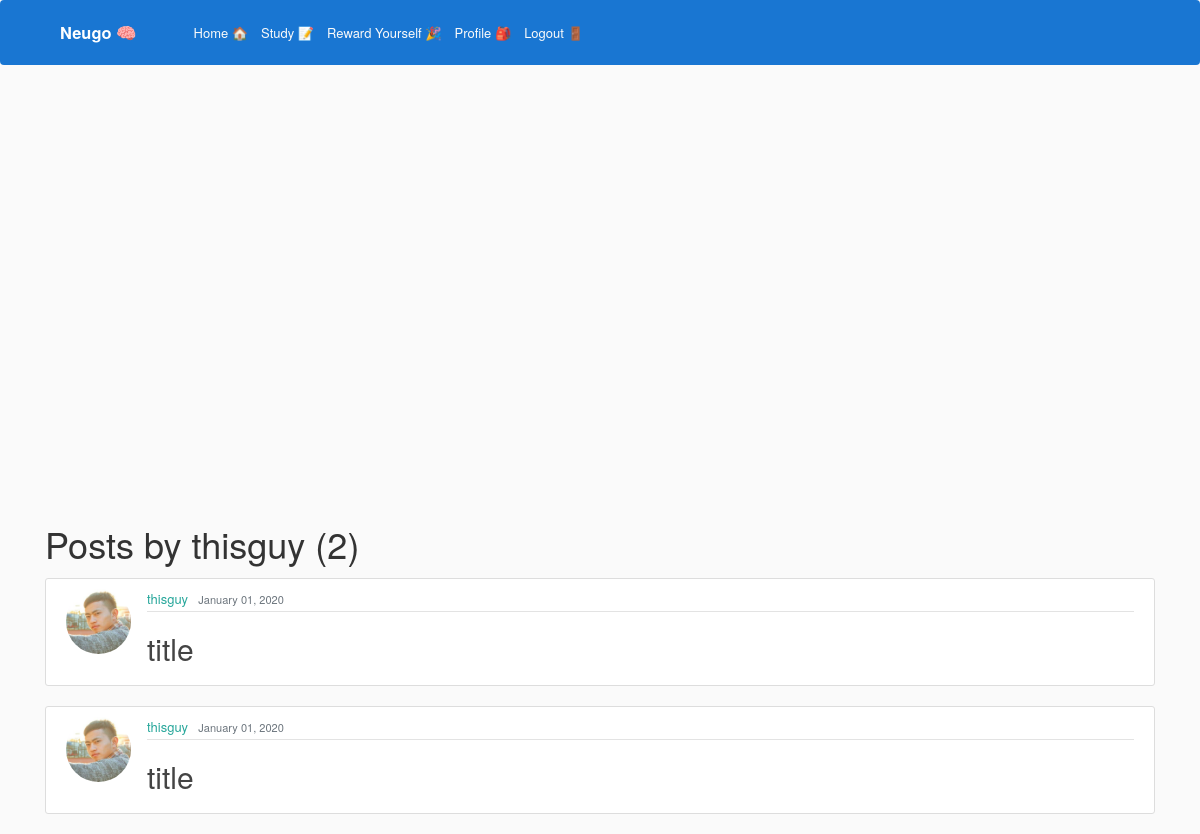
The app's page /user/thisguy (signed in), older data.
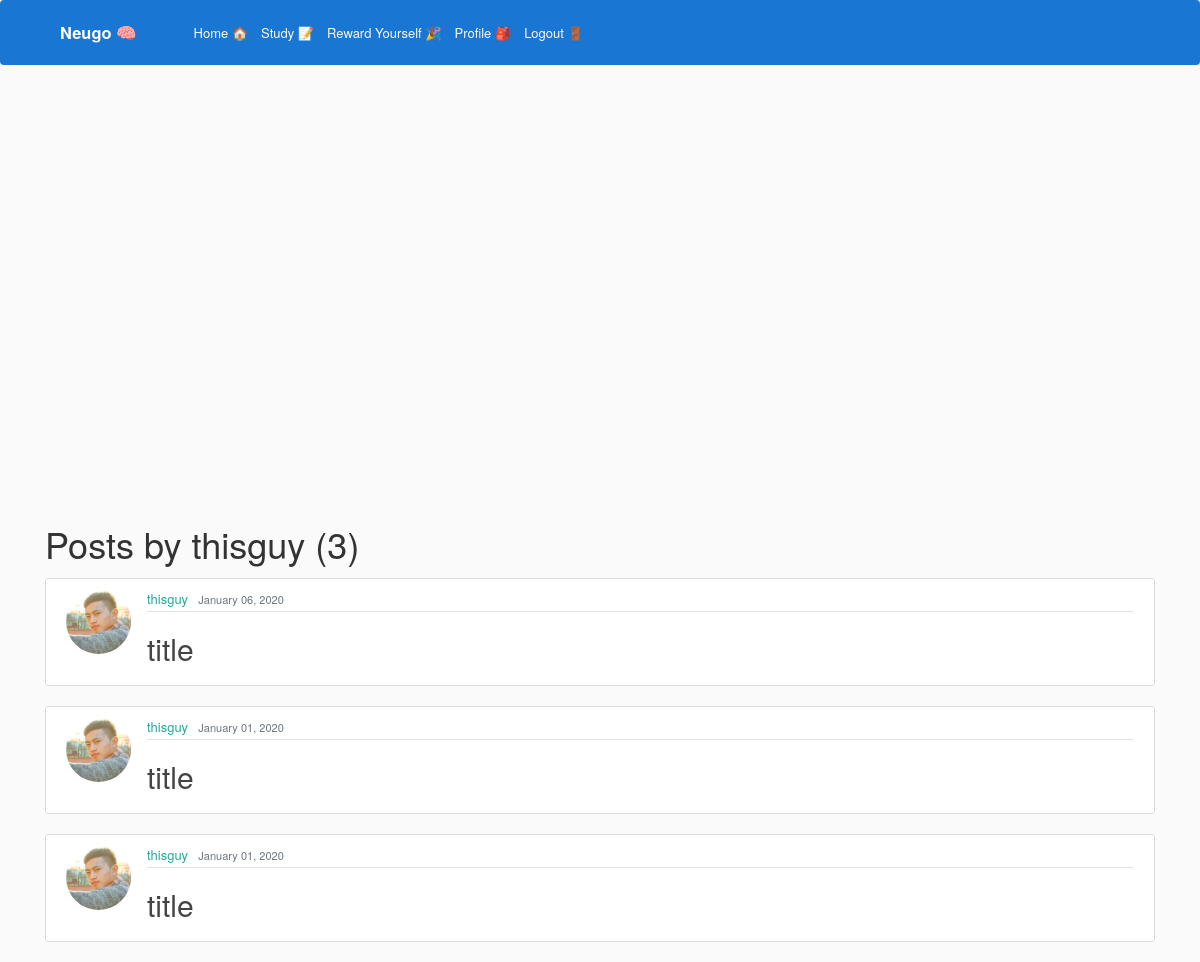
The same page, newer data.
### blog/models.py (models this page shows, shortened)
class Post(models.Model):
    objects = models.Manager()
    title = "title" #models.CharField(max_length=100)
    time_studied = models.IntegerField(default=20)
    date_posted = models.DateTimeField(default=timezone.now)
    author = models.ForeignKey(User, on_delete=models.CASCADE)

### users/models.py (models this page shows, shortened)
class Profile(models.Model):
    user = models.OneToOneField(User, on_delete=models.CASCADE)
    profile_pictures = [
        "asian_student.jpeg",
        "black_and_white_photo.jpg",
        "college_student.jpeg",
        "girl_looking_sideways.jpg",
        "nerdy_guy.jpg",
        "science_student.jpeg",
        "student_sitting_on_grass.jpg",
    ]
    for i in range(len(profile_pictures)):
        profile_pictures[i] = "potential_pics/" + profile_pictures[i]
    image = models.ImageField(
        default=random.choice(profile_pictures), upload_to="profile_pics"
    )
    wallet_points = models.BigIntegerField(default=0)
    university = models.CharField(default="", max_length=35)
    subject = models.CharField(default="", max_length=35)

### blog/views.py (the view)
# urls.py: path('user/<str:username>', UserPostListView.as_view(), name='user-posts'),
class UserPostListView(ListView):
    model = Post
    template_name = "blog/user_posts.html"  # <app>/<model>_<viewtype>.html
    context_object_name = "posts"
    paginate_by = 5
    def get_queryset(self):
        user = get_object_or_404(User, username=self.kwargs.get("username"))
        return Post.objects.filter(author=user).order_by("-date_posted")

### blog/templates/blog/user_posts.html (shortened to what this page needs)
{% extends "blog/base.html" %}
{% block content %}
    <h1 class="mb-3">Posts by {{ view.kwargs.username }} ({{ page_obj.paginator.count }})</h1>
    {% for post in posts %}
        <article class="media content-section">
          <img class="rounded-circle article-img" src="{{ post.author.profile.image.url }}">
          <div class="media-body">
            <div class="article-metadata">
              <a class="mr-2" href="{% url 'user-posts' post.author.username %}">{{ post.author }}</a>
              <small class="text-muted">{{ post.date_posted|date:"F d, Y" }}</small>
            </div>
            <h2><a class="article-title" href="{% url 'post-detail' post.id %}">{{ post.title }}</a></h2>
          </div>
        </article>
    {% endfor %}
{% endblock content %}

Row changes from the older to the newer data that the page shows:
added Post: author.profile.image (picture), author "thisguy", date_posted "January 06, 2020", title "title"
Text that changed along with them:
{{ page_obj.paginator.count }}: "2" → "3"
